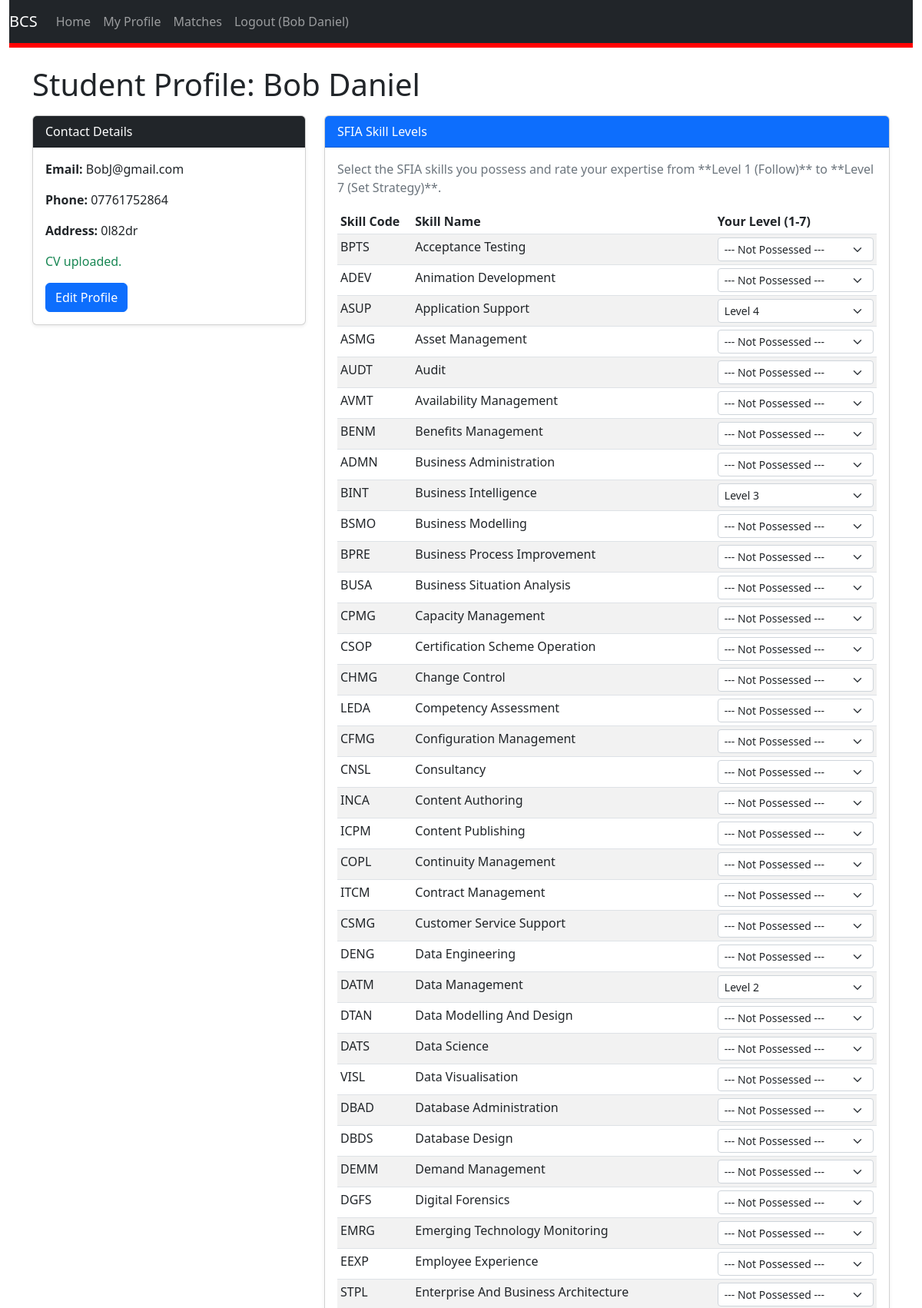
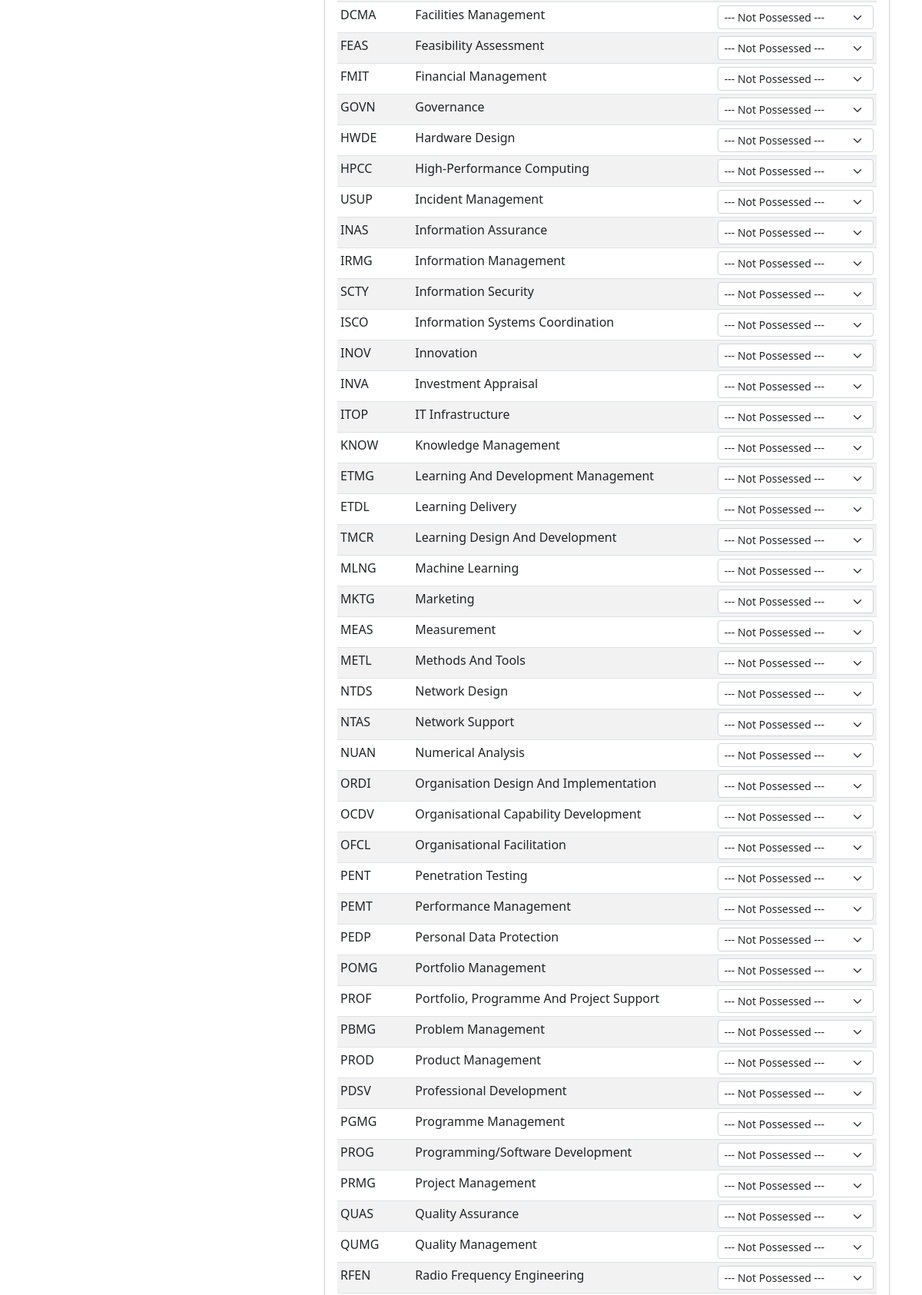
The page /student_profile.php (signed in, upper part) on the database its author committed (2 pictures, top to bottom).
### tables this page shows
CREATE TABLE "users"
(
    user_id        INTEGER
        primary key autoincrement,
    role           TEXT not null,
    email          TEXT not null
        unique,
    password_hash  TEXT not null
        unique,
    name           TEXT not null,
    phone_number   TEXT(12),
    postal_address TEXT,
    cv_file_path   TEXT,
    check (role IN ('admin', 'student', 'employer'))
);

### student_profile.php (called while the page is built, shortened)
<?php
require_once('Models/StudentDataSet.php');
require_once('Models/UsersDataSet.php');
$studentId = $_SESSION['user_id'];
$studentDataSet = new StudentDataSet();
$view = new stdClass();
$view->pageTitle = 'Student Profile';
$view->updateSuccess = false;
$view->updateError = false;
$usersDataSet = new UsersDataSet();
$view->user = $usersDataSet->fetchUserByID($studentId);
$view->allSkills = $studentDataSet->fetchAllSkillsWithStudentStatus($studentId);
require_once('Views/student_profile.phtml');

### Models/Database.php (called while the page is built, shortened)
<?php
class Database {
    protected static $_dbInstance = null;
    protected $_dbHandle;
    public static function getInstance() {
        if(self::$_dbInstance === null) {
            self::$_dbInstance = new self();
        }
        return self::$_dbInstance;
    }
    private function __construct() {
        try {
            $this->_dbHandle = new PDO("sqlite:identifier.sqlite");
        }
        catch (PDOException $e) {
            echo $e->getMessage();
        }
    }
    public function getdbConnection() {
        return $this->_dbHandle;
    }
}

### Models/UsersDataSet.php (called while the page is built, shortened)
<?php
require_once('Database.php');
require_once ('UsersData.php');
class UsersDataSet {
    protected $_dbHandle, $_dbInstance;
    public function __construct() {
        $this->_dbInstance = Database::getInstance();
        $this->_dbHandle = $this->_dbInstance->getdbConnection();
    }
    public function fetchUserByID($userId) {
        $sqlQuery = 'SELECT * FROM users WHERE user_id = ?;';
        $statement = $this->_dbHandle->prepare($sqlQuery);
        $statement->bindParam(1, $userId);
        $statement->execute();
        $row = $statement->fetch(PDO::FETCH_ASSOC);
        if ($row) {
            return new UsersData($row);
        }
        return false;
    }
}

### Models/UsersData.php (called while the page is built, shortened)
<?php
class UsersData {
    protected $_user_id,$_role, $_email, $_password_hash, $_name, $_phone_number, $_postal_address, $_cv_file_path;
    public function __construct($dbRow) {
        $this->_user_id = $dbRow['user_id'];
        $this->_email = $dbRow['email'];
        $this->_name = $dbRow['name'];
        $this->_phone_number = $dbRow['phone_number'];
        $this->_postal_address = $dbRow['postal_address'];
        $this->_cv_file_path = $dbRow['cv_file_path'];
    }
    public function getUserID() {
        return $this->_user_id;
    }
    public function getEmail() {
        return $this->_email;
    }
    public function getName() {
        return $this->_name;
    }
    public function getPhoneNumber() {
        return $this->_phone_number;
    }
    public function getPostalAddress() {
        return $this->_postal_address;
    }
    public function getCvFilePath() {
        return $this->_cv_file_path;
    }
}

### Models/StudentDataSet.php (called while the page is built, shortened)
<?php
require_once('Database.php');
require_once('StudentData.php');
class StudentDataSet {
    protected $_dbHandle, $_dbInstance;
    public function __construct() {
        $this->_dbInstance = Database::getInstance();
        $this->_dbHandle = $this->_dbInstance->getdbConnection();
    }
    public function fetchAllSkillsWithStudentStatus($studentId) {
        $sqlQuery = '
            SELECT
                s.skill_code,
                s.skill_name,
                ss.sfia_level
            FROM
                SFIA_skills s
            LEFT JOIN
                student_skills ss ON s.skill_code = ss.skill_code AND ss.student_id = :studentId;
            ORDER BY s.skill_name;
        ';
        $statement = $this->_dbHandle->prepare($sqlQuery);
        $statement->bindParam(':studentId', $studentId, PDO::PARAM_INT);
        $statement->execute();
        $dataSet = [];
        while ($row = $statement->fetch(PDO::FETCH_ASSOC)) {
            $dataSet[] = new StudentData($row);
        }
        return $dataSet;
    }
}

### Models/StudentData.php (called while the page is built)
<?php
class StudentData {
    protected $_skill_code, $_skill_name, $_sfia_level;
    public function __construct($dbRow) {
        $this->_skill_code = $dbRow['skill_code'];
        $this->_skill_name = $dbRow['skill_name'];
        $this->_sfia_level = $dbRow['sfia_level'];
    }
    public function getSkillCode() {
        return $this->_skill_code;
    }
    public function getSkillName() {
        return $this->_skill_name;
    }
    public function getSfiaLevel() {
        return $this->_sfia_level;
    }
}

### Views/student_profile.phtml (the view, shortened to what this page needs)
<?php require('template/header.phtml'); ?>
    <div class="container mt-4">
        <div class="row">
            <div class="col-md-12">
                <h1 class="mb-3">Student Profile: <?php echo htmlspecialchars($view->user->getName()); ?></h1>
            </div>
            <div class="col-md-4">
                <div class="card shadow-sm mb-4">
                    <div class="card-header bg-dark text-white">Contact Details</div>
                    <div class="card-body">
                        <p><strong>Email:</strong> <?php echo htmlspecialchars($view->user->getEmail()); ?></p>
                        <p><strong>Phone:</strong> <?php echo htmlspecialchars($view->user->getPhoneNumber()); ?></p>
                        <p><strong>Address:</strong> <?php echo nl2br(htmlspecialchars($view->user->getPostalAddress())); ?></p>
                        <?php if ($view->user->getCvFilePath()): ?>
                            <p class="text-success">CV uploaded.</p>
                        <?php else: ?>
                            <p class="text-danger">No CV uploaded.</p>
                        <?php endif; ?>
                        <form action="edit_profile.php" method="POST">
                            <button type="submit" class="btn btn-primary" name ="user_id" value="<?php echo $view->user->getUserID() ?>">
                                Edit Profile
                            </button>
                        </form>
                    </div>
                </div>
            </div>
            <div class="col-md-8">
                <div class="card shadow-sm">
                    <div class="card-header bg-primary text-white">SFIA Skill Levels</div>
                    <div class="card-body">
                        <p class="text-muted">Select the SFIA skills you possess and rate your expertise from **Level 1 (Follow)** to **Level 7 (Set Strategy)**.</p>
                        <form method="post" action="student_profile.php">
                            <table class="table table-striped table-sm">
                                <thead>
                                <tr>
                                    <th>Skill Code</th>
                                    <th>Skill Name</th>
                                    <th>Your Level (1-7)</th>
                                </tr>
                                </thead>
                                <tbody>
                                <?php
                                foreach ($view->allSkills as $skill):
                                    ?>
                                    <tr>
                                        <td><?php echo htmlspecialchars($skill->getSkillCode()); ?></td>
                                        <td><?php echo htmlspecialchars($skill->getSkillName()); ?></td>
                                        <td>
                                            <select name="skill_<?php echo htmlspecialchars($skill->getSkillCode()); ?>" class="form-select form-select-sm">
                                                <option value="0">--- Not Possessed ---</option>
                                                <?php for ($i = 1; $i <= 7; $i++): ?>
                                                    <option value="<?php echo $i; ?>"
                                                            <?php echo ($skill->getSfiaLevel() == $i) ? 'selected' : ''; ?>>
                                                        Level <?php echo $i; ?>
                                                    </option>
                                                <?php endfor; ?>
                                            </select>
                                        </td>
                                    </tr>
                                <?php endforeach; ?>
                                </tbody>
                            </table>
                        </form>
                    </div>
                </div>
            </div>
        </div>
    </div>
<?php require('template/footer.phtml'); ?>

### rows shown on the page
users: name "Bob Daniel", email "BobJ@gmail.com", phone_number "07761752864", postal_address "0l82dr"

### other values the page prints
$_SESSION['name'] "Bob Daniel"
$skill->getSkillCode() "BPTS"
$skill->getSkillName() "Acceptance Testing"
$skill->getSkillCode() "ADEV"
$skill->getSkillName() "Animation Development"
$skill->getSkillCode() "ASUP"
$skill->getSkillName() "Application Support"
$skill->getSkillCode() "ASMG"
$skill->getSkillName() "Asset Management"
$skill->getSkillCode() "AUDT"
$skill->getSkillName() "Audit"
$skill->getSkillCode() "AVMT"
$skill->getSkillName() "Availability Management"
$skill->getSkillCode() "BENM"
$skill->getSkillName() "Benefits Management"
